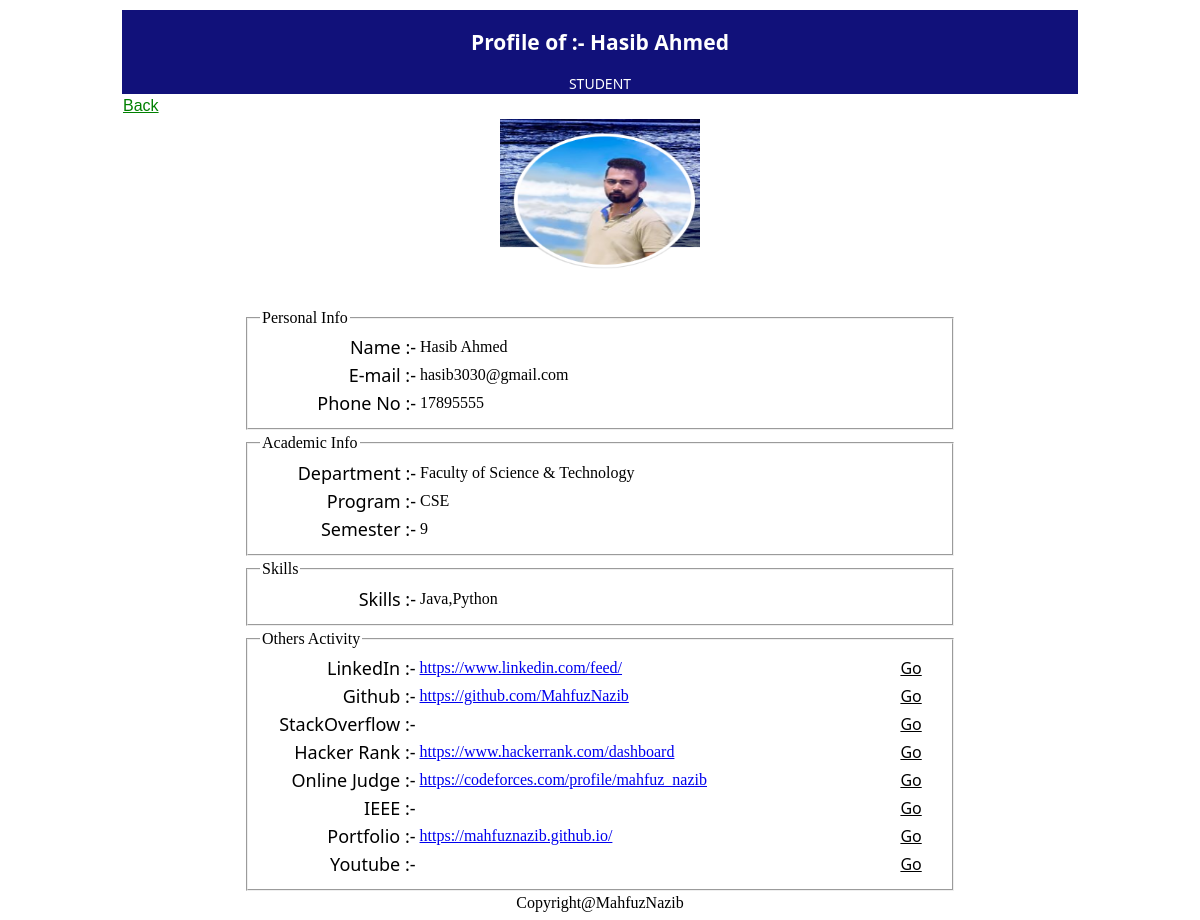
Page /Profiles/viewStudentProfile.php?profileOf=hasib (signed in) on the committed database.
### tables this page shows
CREATE TABLE `studentprofile` (
  `email` varchar(150) NOT NULL,
  `Name` varchar(50) NOT NULL,
  `Phone` int(13) NOT NULL,
  `AIUB_ID` varchar(10) NOT NULL,
  `Dept` varchar(50) DEFAULT NULL,
  `Program` varchar(20) DEFAULT NULL,
  `SemesterNo` int(2) DEFAULT NULL,
  `LinkedIn` varchar(250) DEFAULT NULL,
  `StackOverFlow` varchar(250) DEFAULT NULL,
  `Github` varchar(250) DEFAULT NULL,
  `HackerRank` varchar(250) DEFAULT NULL,
  `UVA` varchar(250) DEFAULT NULL,
  `IEEE` varchar(250) DEFAULT NULL,
  `Youtube` varchar(250) DEFAULT NULL,
  `Website` varchar(250) DEFAULT NULL,
  `Skills` varchar(250) DEFAULT NULL,
  `ProfilePicture` varchar(250) DEFAULT NULL,
  `ProfileMarks` int(1) DEFAULT NULL
);

### DB/Functions.php (called while the page is built, shortened)
<?php
    function viewStudentProfile($username)
    {
        $conn = getConnection();
        $sql = "SELECT * FROM studentprofile WHERE email = (SELECT email from logininfo WHERE username='{$username}')";
        $result = mysqli_query($conn,$sql);
        $user = mysqli_fetch_assoc($result);
        return $user;
    }
?>

### Profiles/viewStudentProfile.php (the view, shortened to what this page needs)
<?php
    require_once('../DB/Functions.php');
    if(isset($_SESSION['Username']))
    {
        $value = $_GET['profileOf'];
        $data = viewStudentProfile($value);
        $backLink = "../Views/StudentHome.php";
?>
<!DOCTYPE html>
<html lang="en">
<head>
    <link rel="stylesheet" href="../Views/App.css">
    <link rel="stylesheet" href="../Views/Admin.css">
</head>
<body class="body-margin">
    <form method="POST" action="#">
    <center>
        <table border="0" width="100%">
        <tr>
                <td colspan="3" class="Profile-Header">
                    <center>
                        <h2>Profile of :- <?=$data['Name']; ?> </h2> STUDENT
                    </center>
                </td>
            </tr>
            <tr>
                <td>
                    <a href = "<?=$backLink; ?>" class="edit-button">Back</a>
                </td>
            </tr>
            <tr height="150px">
                <td colspan="3">
                    <center>
                            <img src="../Images/ProfilePicture/<?=$data['ProfilePicture']; ?>" height="150px" width="200px">
                    </center>
                </td>
            </tr>
            <tr height="30px">
                <td>
                </td>
            </tr>
            <tr>
                <td width="10%"></td>
                <td width="60%">
                    <form>
                        <fieldset>
                            <legend>Personal Info</legend>
                            <table border="0" width="100%">
                                    <tr>
                                        <td class="font-Normal" width="23%">
                                            Name :-
                                        </td>
                                        <td>
                                            <?=$data['Name']; ?>
                                        </td>
                                    </tr>
                                    <tr>
                                        <td class="font-Normal">
                                            E-mail :-
                                        </td>
                                        <td>
                                            <?=$data['email']; ?>
                                        </td>
                                    </tr>
                                    <tr>
                                        <td class="font-Normal">
                                            Phone No :-
                                        </td>
                                        <td>
                                            <?=$data['Phone']; ?>
                                        </td>
                                    </tr>
                                </table>
                        </fieldset>
                    </form>
                </td>
                <td width="10%">
                </td>
            </tr>
            <tr>
                <td width="10%"></td>
                <td>
                    <form>
                            <fieldset>
                                <legend>Academic Info</legend>
                                <table border="0" width="100%">
                                        <tr>
                                            <td class="font-Normal" width="23%">
                                                Department :-
                                            </td>
                                            <td>
                                                <?=$data['Dept']; ?>
                                            </td>
                                        </tr>
                                        <tr>
                                            <td class="font-Normal">
                                                Program :-
                                            </td>
                                            <td>
                                                <?=$data['Program']; ?>
                                            </td>
                                        </tr>
                                        <tr>
                                            <td class="font-Normal">
                                                Semester :-
                                            </td>
                                            <td>
                                                <?=$data['SemesterNo']; ?>
                                            </td>
                                        </tr>
                                    </table>
                            </fieldset>
                        </form>
                </td>
                <td width="10%"> </td>
            </tr>
            <tr>
                <td width="10%"></td>
                <td>
                    <fieldset>
                        <legend>Skills</legend>
                            <table border="0" width="100%">
                                <tr>
                                    <td class="font-Normal" width="23%">Skills :-</td>
                                    <td><?=$data['Skills']; ?></td>
                                </tr>
                            </table>
                    </fieldset>
                </td>
                <td width="10%"></td>
            </tr>
            <tr>
                <td width="10%"></td>
                <td>
                    <form>
                        <fieldset>
                            <legend>Others Activity</legend>
                            <table border="0" width="100%">
                                    <tr>
                                        <td class="font-Normal" width="23%">
                                            LinkedIn :-
                                        </td>
                                        <td>
                                            <a href="<?=$data['LinkedIn']; ?>"><?=$data['LinkedIn']; ?></a>
                                        </td>
                                        <td>
                                            <a href="<?=$data['LinkedIn']; ?>" class="link-Button">Go</a>
                                        </td>
                                    </tr>
                                    <tr>
                                        <td class="font-Normal" width="23%">
                                            Github :-
                                        </td>
                                        <td>
                                            <a href="<?=$data['Github']; ?>"><?=$data['Github']; ?></a>
                                        </td>
                                        <td>
                                            <a href="<?=$data['Github']; ?>" class="link-Button">Go</a>
                                        </td>
                                    </tr>
                                    <tr>
                                        <td class="font-Normal">
                                            StackOverflow :-
                                        </td>
                                        <td>
                                        </td>
                                        <td>
                                            <a href="<?=$data['StackOverFlow']; ?>" class="link-Button">Go</a>
                                        </td>
                                    </tr>
                                    <tr>
                                        <td class="font-Normal">
                                            Hacker Rank :-
                                        </td>
                                        <td>
                                            <a href="<?=$data['HackerRank']; ?>"><?=$data['HackerRank']; ?></a>
                                        </td>
                                        <td>
                                            <a href="<?=$data['HackerRank']; ?>" class="link-Button">Go</a>
                                        </td>
                                    </tr>
                                    <tr>
                                        <td class="font-Normal">
                                            Online Judge :-
                                        </td>
                                        <td>
                                            <a href="<?=$data['UVA']; ?>"> <?=$data['UVA']; ?> </a>
                                        </td>
                                        <td>
                                            <a href="<?=$data['UVA']; ?>" class="link-Button">Go</a>
                                        </td>
                                    </tr>
                                    <tr>
                                        <td class="font-Normal">
                                            IEEE :-
                                        </td>
                                        <td>
                                        </td>
                                        <td>
                                            <a href="<?=$data['IEEE']; ?>" class="link-Button">Go</a>
                                        </td>
                                    </tr>
                                    <tr>
                                        <td class="font-Normal">
                                            Portfolio :-
                                        </td>
                                        <td>
                                            <a href="<?=$data['Website']; ?>"><?=$data['Website']; ?></a>
                                        </td>
                                        <td>
                                            <a href="<?=$data['Website']; ?>" class="link-Button">Go</a>
                                        </td>
                                    </tr>
                                    <tr>
                                        <td class="font-Normal">
                                            Youtube :-
                                        </td>
                                        <td>
                                        </td>
                                        <td>
                                            <a href="<?=$data['Youtube']; ?>" class="link-Button">Go</a>
                                        </td>
                                    </tr>
                                </table>
                        </fieldset>
                </td>
            </tr>
                                </table>
            <tr>
                <td colspan="2" class="fotter">
                    <center>
                        Copyright@MahfuzNazib
                    </center>
                </td>
            </tr>
        </form>
</body>
</html>
<?php
    }
    else
    {
        header('location:Login.php');
    }
?>

### Views/App.css (style rules this page uses)
.font-Normal { font-family: 'Segoe UI', Tahoma, Geneva, Verdana, sans-serif; font-style: normal; font-size: 18px; color: black; text-align: right; }
.edit-button { cursor: pointer; font-family: 'Lucida Sans', 'Lucida Sans Regular', 'Lucida Grande', 'Lucida Sans Unicode', Geneva, Verdana, sans-serif; color: green; font-style: bold; transition: 0.5s; }
.body-margin { margin-left: 10%; margin-right: 10%; }
.link-Button { font-family: 'Segoe UI', Tahoma, Geneva, Verdana, sans-serif; font-size: 16px; color: black; }
.Profile-Header { background-color: rgb(17, 17, 122); height: 50px; width: 100%; color: white; font-family: 'Segoe UI', Tahoma, Geneva, Verdana, sans-serif; font-size: 14px; }

### rows in the picture
studentprofile: Name "Hasib Ahmed", ProfilePicture (picture), email "hasib3030@gmail.com", Phone "17895555", Dept "Faculty of Science & Technology", Program "CSE", SemesterNo "9", Skills "Java,Python", LinkedIn "https://www.linkedin.com/feed/", Github "https://github.com/MahfuzNazib", HackerRank "https://www.hackerrank.com/dashboard", UVA "https://codeforces.com/profile/mahfuz_nazib", Website "https://mahfuznazib.github.io/"
